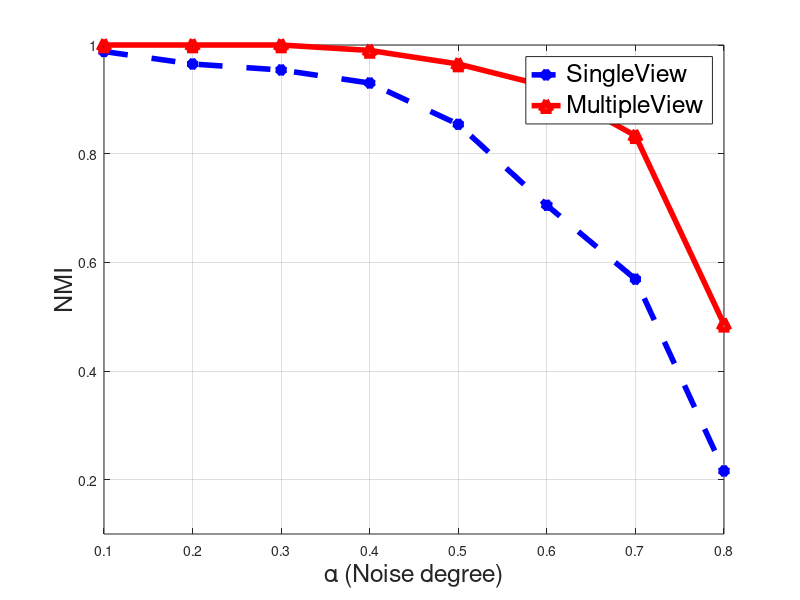

Write MATLAB code to recreate this figure.
nmi1 = [0.988,0.965,0.954,0.930,0.854,0.705,0.569,0.216];
nmi2 = [1,1,1,0.99,0.965,0.924,0.833,0.486];
plot(0.1:0.1:0.8,nmi1,'b*--','lineWidth',4, 'MarkerSize',8);
hold all;
plot(0.1:0.1:0.8,nmi2,'r^-','lineWidth',4, 'MarkerSize',8)
hold all
set(gca,'XTick',0.1:0.1:0.8);
set(gca,'XTickLabel',{'0.1','0.2','0.3','0.4','0.5','0.6','0.7','0.8'})  

xlabel('\alpha (Noise degree)','fontsize',18)
ylabel('NMI','fontsize',18)
h=legend('SingleView','MultipleView')
set(h,'Fontsize',18);
hold all;

xlim([0.1 0.8]);
ylim([0.1 1.0]);
grid on